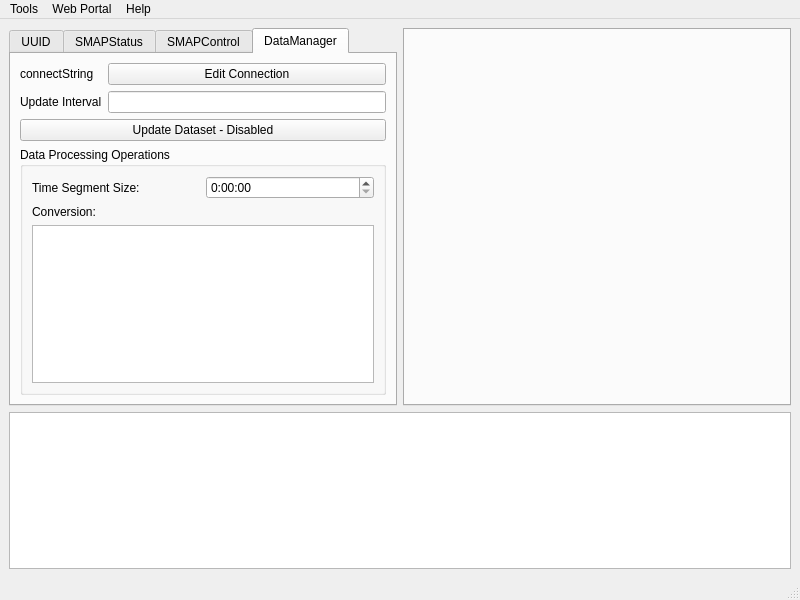
<?xml version="1.0" encoding="UTF-8"?>
<ui version="4.0">
 <class>WeatherClientMain</class>
 <widget class="QMainWindow" name="WeatherClientMain">
  <property name="geometry">
   <rect>
    <x>0</x>
    <y>0</y>
    <width>800</width>
    <height>600</height>
   </rect>
  </property>
  <property name="windowTitle">
   <string>BEST WeatherStation Client</string>
  </property>
  <widget class="QWidget" name="centralwidget">
   <layout class="QGridLayout" name="gridLayout_2">
    <item row="0" column="0">
     <widget class="QTabWidget" name="leftTab">
      <property name="currentIndex">
       <number>3</number>
      </property>
      <widget class="QWidget" name="tab">
       <attribute name="title">
        <string>UUID</string>
       </attribute>
       <layout class="QGridLayout" name="gridLayout">
        <item row="4" column="0" colspan="3">
         <widget class="QTableView" name="inUUIDList">
          <property name="sortingEnabled">
           <bool>false</bool>
          </property>
         </widget>
        </item>
        <item row="3" column="0">
         <widget class="QLabel" name="label_6">
          <property name="text">
           <string>UUID</string>
          </property>
         </widget>
        </item>
        <item row="1" column="2">
         <widget class="QDateTimeEdit" name="inStartTime"/>
        </item>
        <item row="1" column="0">
         <widget class="QLabel" name="label_4">
          <property name="text">
           <string>Start</string>
          </property>
         </widget>
        </item>
        <item row="2" column="0">
         <widget class="QLabel" name="label_5">
          <property name="text">
           <string>End</string>
          </property>
         </widget>
        </item>
        <item row="2" column="2">
         <widget class="QDateTimeEdit" name="inEndTime"/>
        </item>
        <item row="7" column="0">
         <widget class="QLabel" name="label_3">
          <property name="text">
           <string>Loaded</string>
          </property>
         </widget>
        </item>
        <item row="5" column="0">
         <widget class="QPushButton" name="pushButton">
          <property name="text">
           <string>Reload</string>
          </property>
         </widget>
        </item>
        <item row="5" column="1">
         <widget class="QPushButton" name="pushButton_2">
          <property name="text">
           <string>Clear Selection</string>
          </property>
         </widget>
        </item>
       </layout>
       <zorder>label_4</zorder>
       <zorder>label_5</zorder>
       <zorder>inStartTime</zorder>
       <zorder>inEndTime</zorder>
       <zorder>label_6</zorder>
       <zorder>inUUIDList</zorder>
       <zorder>label_3</zorder>
       <zorder>pushButton</zorder>
       <zorder>pushButton_2</zorder>
      </widget>
      <widget class="QWidget" name="tab_3">
       <attribute name="title">
        <string>SMAPStatus</string>
       </attribute>
       <layout class="QGridLayout" name="gridLayout_5">
        <item row="2" column="0">
         <widget class="QGroupBox" name="cSMAPSource">
          <property name="title">
           <string>SMAP Source</string>
          </property>
          <layout class="QGridLayout" name="gridLayout_6">
           <item row="0" column="2">
            <widget class="QLineEdit" name="outSMAPHost">
             <property name="enabled">
              <bool>false</bool>
             </property>
             <property name="text">
              <string>192.168.1.140</string>
             </property>
            </widget>
           </item>
           <item row="0" column="4">
            <widget class="QLineEdit" name="outSMAPPort">
             <property name="enabled">
              <bool>false</bool>
             </property>
             <property name="text">
              <string>8079</string>
             </property>
            </widget>
           </item>
           <item row="0" column="3">
            <widget class="QLabel" name="label_10">
             <property name="text">
              <string>Port</string>
             </property>
            </widget>
           </item>
           <item row="0" column="1">
            <widget class="QLabel" name="label_9">
             <property name="text">
              <string>IP</string>
             </property>
            </widget>
           </item>
           <item row="3" column="1" colspan="2">
            <widget class="QLabel" name="label_11">
             <property name="text">
              <string>Status Unknown</string>
             </property>
            </widget>
           </item>
           <item row="1" column="2">
            <widget class="QLineEdit" name="outSourceSize">
             <property name="enabled">
              <bool>false</bool>
             </property>
             <property name="text">
              <string>2.3</string>
             </property>
             <property name="readOnly">
              <bool>false</bool>
             </property>
            </widget>
           </item>
           <item row="1" column="1">
            <widget class="QLabel" name="label_12">
             <property name="text">
              <string>Size</string>
             </property>
            </widget>
           </item>
          </layout>
         </widget>
        </item>
        <item row="1" column="0">
         <widget class="QGroupBox" name="cSMAPServer">
          <property name="title">
           <string>SMAP Server</string>
          </property>
          <layout class="QGridLayout" name="gridLayout_3">
           <item row="0" column="0">
            <widget class="QLabel" name="label">
             <property name="text">
              <string>IP</string>
             </property>
            </widget>
           </item>
           <item row="0" column="3">
            <widget class="QLineEdit" name="outPort">
             <property name="enabled">
              <bool>false</bool>
             </property>
             <property name="text">
              <string>8080</string>
             </property>
            </widget>
           </item>
           <item row="0" column="2">
            <widget class="QLabel" name="label_2">
             <property name="text">
              <string>Port</string>
             </property>
            </widget>
           </item>
           <item row="0" column="1">
            <widget class="QLineEdit" name="outHost">
             <property name="enabled">
              <bool>false</bool>
             </property>
             <property name="text">
              <string>192.168.1.108</string>
             </property>
            </widget>
           </item>
           <item row="3" column="0">
            <widget class="QLabel" name="outSMAPStatus">
             <property name="text">
              <string>Status Unknown</string>
             </property>
            </widget>
           </item>
          </layout>
         </widget>
        </item>
        <item row="0" column="0">
         <widget class="QPushButton" name="inTestConnection">
          <property name="text">
           <string>Test Connection</string>
          </property>
         </widget>
        </item>
       </layout>
      </widget>
      <widget class="QWidget" name="tab_2">
       <attribute name="title">
        <string>SMAPControl</string>
       </attribute>
       <layout class="QGridLayout" name="gridLayout_4">
        <item row="2" column="0" colspan="3">
         <widget class="QLineEdit" name="inCmdLine"/>
        </item>
        <item row="2" column="3">
         <widget class="QPushButton" name="inCmdSend_2">
          <property name="text">
           <string>Send</string>
          </property>
         </widget>
        </item>
        <item row="0" column="0">
         <widget class="QLabel" name="label_8">
          <property name="text">
           <string>Command</string>
          </property>
         </widget>
        </item>
        <item row="0" column="1" colspan="3">
         <widget class="QComboBox" name="inCmdSel">
          <item>
           <property name="text">
            <string>Power Reset</string>
           </property>
          </item>
          <item>
           <property name="text">
            <string>Download Raw Data</string>
           </property>
          </item>
          <item>
           <property name="text">
            <string>Get System Status</string>
           </property>
          </item>
          <item>
           <property name="text">
            <string>Update System Config</string>
           </property>
          </item>
          <item>
           <property name="text">
            <string>New Item</string>
           </property>
          </item>
         </widget>
        </item>
        <item row="3" column="0" colspan="4">
         <widget class="QTextBrowser" name="outCmdResult"/>
        </item>
       </layout>
      </widget>
      <widget class="QWidget" name="tab_4">
       <attribute name="title">
        <string>DataManager</string>
       </attribute>
       <layout class="QGridLayout" name="gridLayout_7">
        <item row="0" column="1">
         <widget class="QLabel" name="label_7">
          <property name="text">
           <string>connectString</string>
          </property>
         </widget>
        </item>
        <item row="0" column="2">
         <widget class="QPushButton" name="inEditConn">
          <property name="text">
           <string>Edit Connection</string>
          </property>
         </widget>
        </item>
        <item row="1" column="1">
         <widget class="QLabel" name="label_14">
          <property name="text">
           <string>Update Interval</string>
          </property>
         </widget>
        </item>
        <item row="1" column="2">
         <widget class="QLineEdit" name="inUpdateInterval"/>
        </item>
        <item row="3" column="1" colspan="2">
         <widget class="QGroupBox" name="groupBox">
          <property name="title">
           <string>Data Processing Operations</string>
          </property>
          <layout class="QGridLayout" name="gridLayout_8">
           <item row="0" column="0">
            <widget class="QLabel" name="label_15">
             <property name="text">
              <string>Time Segment Size:</string>
             </property>
            </widget>
           </item>
           <item row="1" column="0">
            <widget class="QLabel" name="label_16">
             <property name="text">
              <string>Conversion:</string>
             </property>
            </widget>
           </item>
           <item row="2" column="0" colspan="2">
            <widget class="QListView" name="inFormulaList"/>
           </item>
           <item row="0" column="1">
            <widget class="QTimeEdit" name="inTimeSegmentSize">
             <property name="currentSection">
              <enum>QDateTimeEdit::HourSection</enum>
             </property>
             <property name="displayFormat">
              <string>h:mm:ss</string>
             </property>
            </widget>
           </item>
          </layout>
         </widget>
        </item>
        <item row="2" column="1" colspan="2">
         <widget class="QPushButton" name="inUpdateDataset">
          <property name="text">
           <string>Update Dataset - Disabled</string>
          </property>
         </widget>
        </item>
       </layout>
      </widget>
     </widget>
    </item>
    <item row="1" column="0" colspan="2">
     <widget class="QTextBrowser" name="outLogBrowser"/>
    </item>
    <item row="0" column="1">
     <widget class="QTabWidget" name="rightTab">
      <property name="minimumSize">
       <size>
        <width>388</width>
        <height>0</height>
       </size>
      </property>
      <property name="currentIndex">
       <number>-1</number>
      </property>
     </widget>
    </item>
   </layout>
  </widget>
  <widget class="QMenuBar" name="menubar">
   <property name="geometry">
    <rect>
     <x>0</x>
     <y>0</y>
     <width>800</width>
     <height>21</height>
    </rect>
   </property>
   <widget class="QMenu" name="menuTools">
    <property name="title">
     <string>Tools</string>
    </property>
    <addaction name="actionConfig_Editor"/>
    <addaction name="actionDatabase_Admin"/>
    <addaction name="actionTime_Series_DB"/>
    <addaction name="actionSource_SSH_Client"/>
    <addaction name="actionServer_SSH_Client"/>
    <addaction name="actionSource_VNC"/>
   </widget>
   <widget class="QMenu" name="menuWeb_Portal">
    <property name="title">
     <string>Web Portal</string>
    </property>
    <addaction name="actionOpen_SMAP_Monitor"/>
    <addaction name="separator"/>
    <addaction name="actionOpen_SMAP_Plotter"/>
    <addaction name="actionOpen_SMAP_Server"/>
   </widget>
   <widget class="QMenu" name="menuHelp">
    <property name="title">
     <string>Help</string>
    </property>
   </widget>
   <addaction name="menuTools"/>
   <addaction name="menuWeb_Portal"/>
   <addaction name="menuHelp"/>
  </widget>
  <widget class="QStatusBar" name="statusbar"/>
  <action name="actionConfig_Editor">
   <property name="text">
    <string>Config Editor</string>
   </property>
  </action>
  <action name="actionDatabase_Admin">
   <property name="text">
    <string>Database Admin</string>
   </property>
  </action>
  <action name="actionOpen_SMAP_Monitor">
   <property name="text">
    <string>Open SMAP Monitor</string>
   </property>
  </action>
  <action name="actionOpen_SMAP_Plotter">
   <property name="text">
    <string>Open SMAP Plotter</string>
   </property>
  </action>
  <action name="actionOpen_SMAP_Server">
   <property name="text">
    <string>Open SMAP Server</string>
   </property>
  </action>
  <action name="actionTime_Series_DB">
   <property name="text">
    <string>Time Series DB</string>
   </property>
  </action>
  <action name="actionSource_SSH_Client">
   <property name="text">
    <string>Source SSH Client</string>
   </property>
  </action>
  <action name="actionServer_SSH_Client">
   <property name="text">
    <string>Server SSH Client</string>
   </property>
  </action>
  <action name="actionSource_VNC">
   <property name="text">
    <string>Source VNC</string>
   </property>
  </action>
 </widget>
 <resources/>
 <connections/>
</ui>
